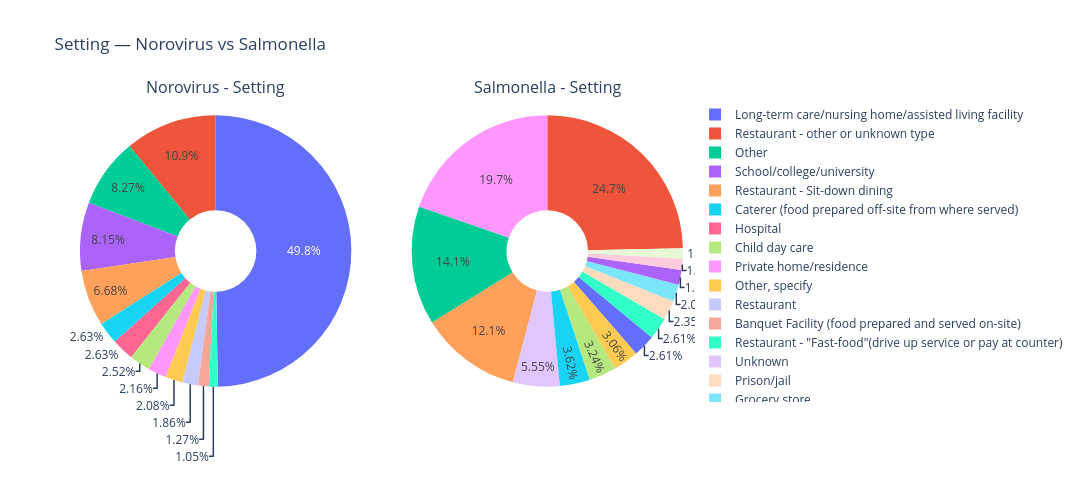

The notebook cell saved with this chart:
### Code cell
noro_setting_temp = norovirus_df['Setting'].dropna().value_counts()
salm_setting_temp = salmonella_df['Setting'].dropna().value_counts()

noro_pie = prepare_pie(noro_setting_temp)
salm_pie = prepare_pie(salm_setting_temp)

fig = make_subplots(rows=1, cols=2,
                    specs=[[{'type': 'pie'}, {'type': 'pie'}]],
                    subplot_titles=['Norovirus - Setting', 'Salmonella - Setting'])

fig.add_trace(go.Pie(
    labels=noro_pie.index,
    values=noro_pie.values,
    name='Norovirus',
    hole=0.3
), row=1, col=1)

fig.add_trace(go.Pie(
    labels=salm_pie.index,
    values=salm_pie.values,
    name='Salmonella',
    hole=0.3
), row=1, col=2)

fig.update_layout(
    title='Setting — Norovirus vs Salmonella',
    height=500,
    width=1200
)

fig.show()

### Figure 1 — Plotly figure (JSON) as saved in the notebook; plotly's stock layout.template omitted (floating-point values rounded to 4 significant figures)
{"data": [{"domain": {"x": [0, 0.45], "y": [0, 1]}, "hole": 0.3, "labels": ["Long-term care/nursing home/assisted living facility", "Restaurant - other or unknown type", "School/college/university", "Restaurant - Sit-down dining", "Caterer (food prepared off-site from where served)", "Hospital", "Child day care", "Private home/residence", "Other, specify", "Restaurant", "Other", "Banquet Facility (food prepared and served on-site)", "Restaurant - \"Fast-food\"(drive up service or pay at counter)"], "name": "Norovirus", "type": "pie", "values": [9085, 1997, 1489, 1219, 481, 480, 461, 395, 380, 340, 1510, 232, 192]}, {"domain": {"x": [0.55, 1], "y": [0, 1]}, "hole": 0.3, "labels": ["Restaurant - other or unknown type", "Private home/residence", "Restaurant - Sit-down dining", "Other", "Unknown", "Caterer (food prepared off-site from where served)", "Child day care", "Other, specify", "Long-term care/nursing home/assisted living facility", "Restaurant - \"Fast-food\"(drive up service or pay at counter)", "Prison/jail", "Grocery store", "School/college/university", "Restaurant - other or unknown type; Private home/residence", "Religious facility"], "name": "Salmonella", "type": "pie", "values": [662, 529, 324, 379, 149, 97, 87, 82, 70, 70, 63, 55, 47, 36, 33]}], "layout": {"annotations": [{"font": {"size": 16}, "showarrow": false, "text": "Norovirus - Setting", "x": 0.225, "xanchor": "center", "xref": "paper", "y": 1, "yanchor": "bottom", "yref": "paper"}, {"font": {"size": 16}, "showarrow": false, "text": "Salmonella - Setting", "x": 0.775, "xanchor": "center", "xref": "paper", "y": 1, "yanchor": "bottom", "yref": "paper"}], "height": 500, "title": {"text": "Setting — Norovirus vs Salmonella"}, "width": 1200}}
